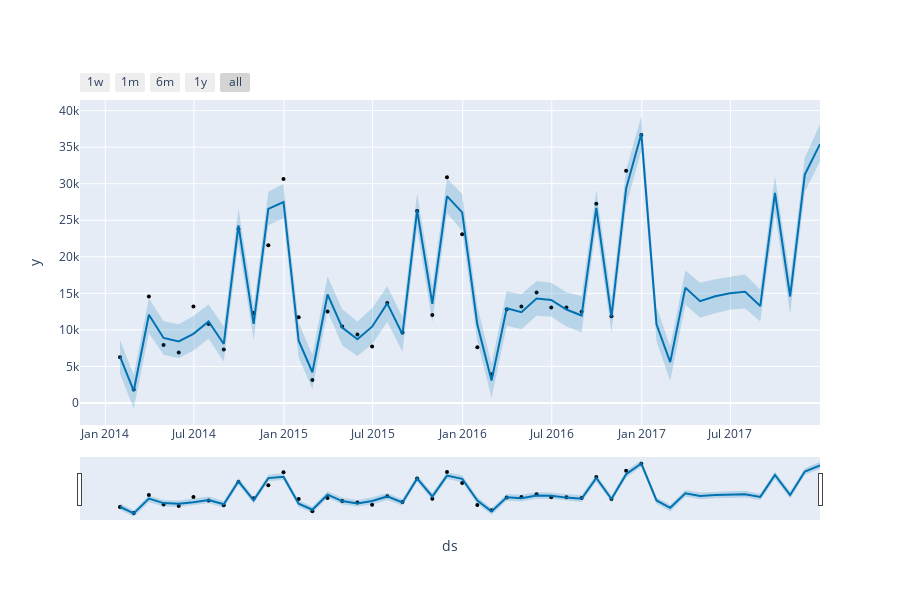

Write notebook code for a chart like this one.
### Code cell
prophet_m = Prophet()
prophet_m.fit(data_p_monthly_sum)
future_m = prophet_m.make_future_dataframe(periods=12, freq='M')
forecast_m = prophet_m.predict(future_m)
print(forecast_m.shape)

from prophet.plot import plot_plotly, plot_components_plotly
plot_plotly(prophet_m, forecast_m)
